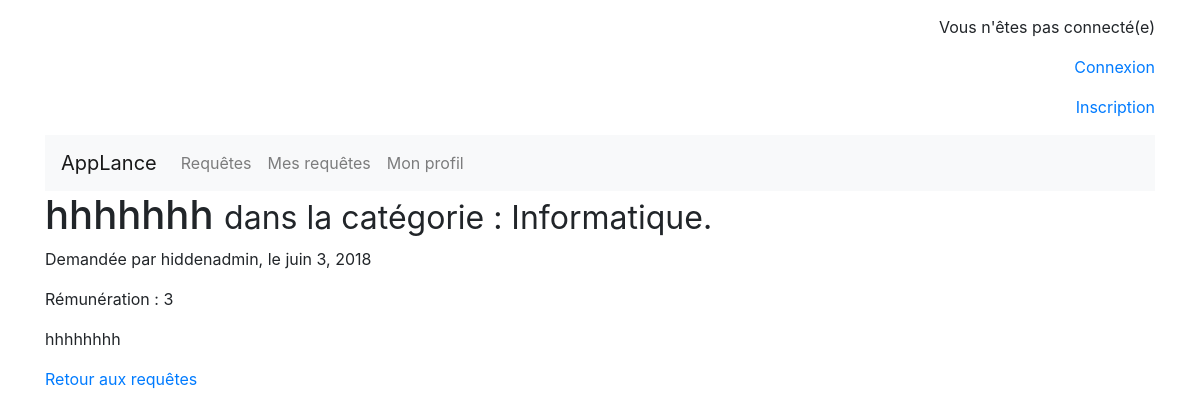
The app's page /detail_requete/7 with its own data.
### app/models.py (models this page shows, shortened)
class Requete(models.Model):
	idRequete = models.AutoField(primary_key=True)
	dateRequete = models.DateTimeField(default=timezone.now, editable=False, verbose_name="Date")
	titreRequete = models.CharField(max_length=100, verbose_name="Titre")
	texteRequete = models.TextField(verbose_name="Texte")
	remunerationRequete = models.IntegerField(verbose_name="Rémunération")
	statutRequete = models.CharField(max_length=42, choices=typeStatutRequete,default="Disponible", verbose_name="Statut")
	categorieRequete = models.ForeignKey('CategorieRequete', on_delete=models.CASCADE, verbose_name="Catégorie")
	demandeurRequete = models.ForeignKey('Utilisateur', null=True, blank=True, on_delete=models.CASCADE, related_name='idDemandeurRequete', verbose_name="Pseudo demandeur")
	repondeurRequete = models.ForeignKey('Utilisateur', null=True, blank=True, on_delete=models.CASCADE, related_name='idRepondeurRequete', verbose_name="Pseudo Répondeur")
	class Meta:
		verbose_name = "Requête"
		ordering = ['-dateRequete']

class CategorieRequete(models.Model):
	idCategorieRequete = models.AutoField(primary_key=True)
	nomCategorieRequete = models.CharField(max_length=100, verbose_name="Nom de la catégorie")
	def __str__(self):
		return self.nomCategorieRequete
	class Meta:
		verbose_name = "Catégorie"

class Utilisateur(AbstractUser):
	sexeUtilisateur = models.CharField(max_length=1, default="Masculin", choices=sexeUtilisateur, verbose_name="Sexe")
	fiabiliteUtilisateur = models.IntegerField(default = 0, verbose_name="Fiabilité")
	zoneUtilisateur = models.ForeignKey('ZoneGeographique', null=True, blank=True, on_delete=models.CASCADE, verbose_name="Région")
	def __str__(self):
		return self.username
	class Meta:
		unique_together = ('email',)
		verbose_name = "Utilisateur"

### app/views.py (the view)
# urls.py: url(r'^detail_requete/(?P<pk>\d+)', views.DetailRequete.as_view(), name='detail_requete'),
class DetailRequete(DetailView):
	model = Requete
	context_object_name = "requete"
	template_name = "app/detail_requete.html"

### app/templates/app/detail_requete.html (shortened to what this page needs)
{% extends 'app/base.html' %}
{% block content %}
<h1>{{ requete.titreRequete }} <span class="small">dans la catégorie : {{ requete.categorieRequete }}.</span></h1>
<p class="infos">Demandée par {{ requete.demandeurRequete }}, le {{ requete.dateRequete|date:"DATE_FORMAT" }}</p>
<p class="infos">Rémunération : {{ requete.remunerationRequete }}</p>
<div class="contenu">{{ requete.texteRequete|linebreaks }}</div>
<p><a href="{% url 'liste_requete' %}">Retour aux requêtes</a>
{% endblock %}

### records on screen
Requete: titreRequete "hhhhhhh", categorieRequete "Informatique", demandeurRequete "hiddenadmin", dateRequete "juin 3, 2018", remunerationRequete "3", texteRequete "hhhhhhhh"
